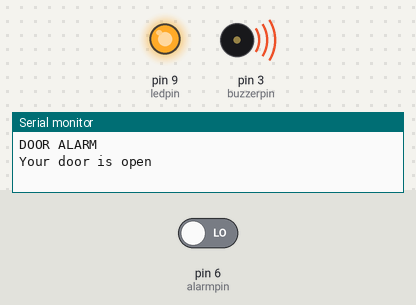
Bench run of a sketch on a simulated Arduino Uno, built with avr-gcc and run on an emulated ATmega328P. Shown: output pins drawn as LEDs (lit = HIGH), buzzer (waves = sounding), the last lines printed to the serial monitor. The test bench sets the inputs (shaded band); at power-on: pin 6 (alarmpin) LOW.

Above: at 1.2 s.
1.3 s: pin 6 (alarmpin) driven HIGH
At 2.5 s:
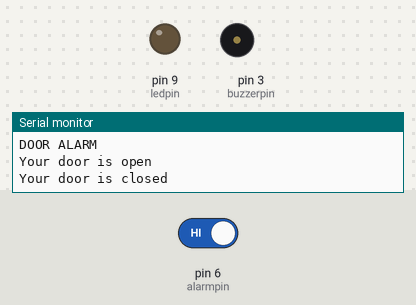
2.8 s: pin 6 (alarmpin) driven LOW
At 4.5 s:
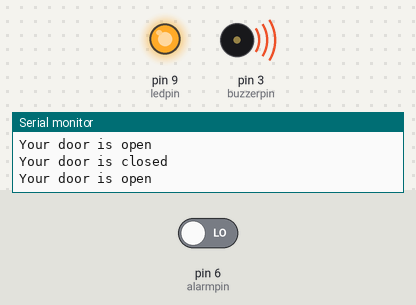
Timing chart, 0 to 6.0 s (numbered marks = the images above; inputs shaded):
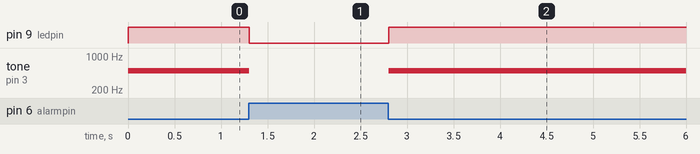

The sketch:

AlarmWithMagneticSensors.ino
```cpp
int alarmpin = 6;
int ledpin = 9;
int buzzerpin = 3;
int statuschange = 1;

void setup() {
  pinMode(alarmpin, INPUT);
  pinMode(ledpin, OUTPUT);
  Serial.begin(9600);
  Serial.println("DOOR ALARM");
}

void loop() {
  if(digitalRead(alarmpin) == HIGH)
  {
    digitalWrite(ledpin, LOW);
    if(statuschange == 0)
    {
      Serial.println("Your door is closed");
      statuschange = 1;
    }
  }

  else{
    digitalWrite(ledpin, HIGH);
    tone(buzzerpin, 500, 20);
    if(statuschange == 1){
      Serial.println("Your door is open");
      statuschange = 0;
    }
  }

  delay(20);
}
```

Measured:
- after the input at 1.3 s, pin 9 (ledpin): HIGH → LOW at once; tone on pin 3 (buzzerpin): 500 Hz → silent at once
- after the input at 2.8 s, pin 9 (ledpin): LOW → HIGH at once; tone on pin 3 (buzzerpin): silent → 500 Hz at once
